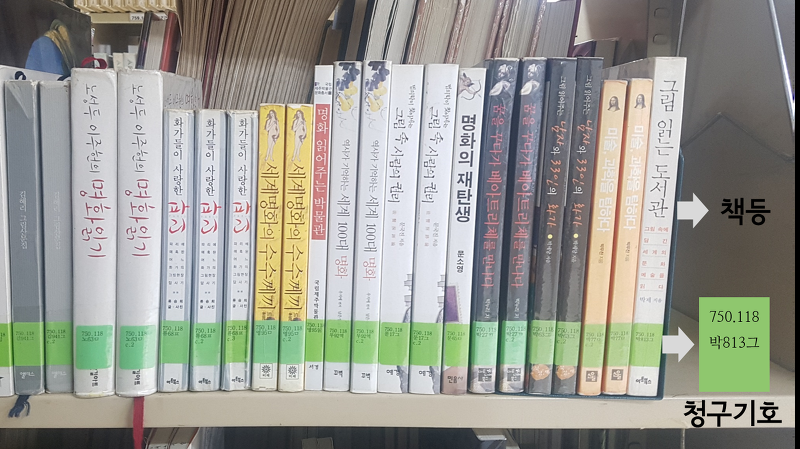
#> input picture opencv/images/books1.png, 800 x 449 px, found by its file name
$ python namecard.py
#> lines starting #> are read from the running program, lines starting #| are printed output that depends on the picture; after the words box and inside, x2 and y2 are one past the last pixel; in counts of white or black regions, pixels touching at a corner belong together
import sys
import cv2


src = cv2.imread('opencv/images/books1.png')
#> src is the input picture: shape (449, 800, 3); mean B, G, R 145.6, 154.2, 153.1

if src is None:
    print('image load failed')
    sys.exit()

# src = cv2.resize(src, (640, 480))
src = cv2.resize(src, (0, 0), fx=2, fy=2)
#> src: shape (898, 1600, 3)

src_gray = cv2.cvtColor(src, cv2.COLOR_BGR2GRAY)
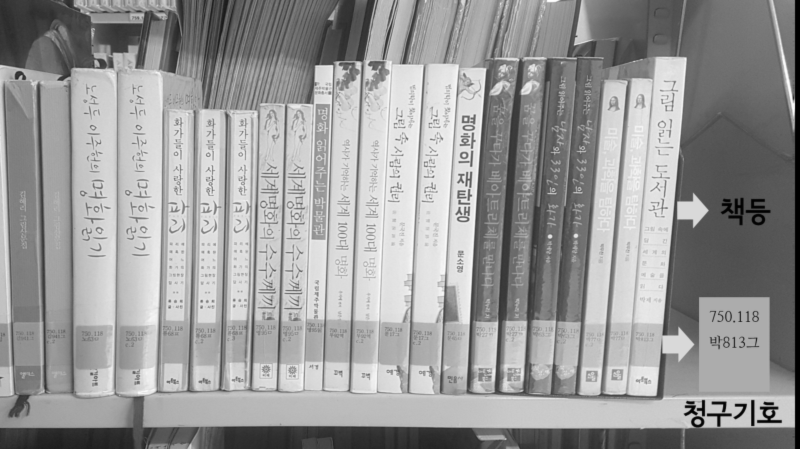
#> src_gray: shape (898, 1600) (shown at 1/2 size); min 0, max 255, mean 152.8

# 이렇게 쓰면 안됨, 2개의 값을 return 하기 때문에 범위를 지정
# src_bin = cv2.threshold(src_gray, 130, 255, cv2.THRESH_BINARY)

# _, src_bin = cv2.threshold(src_gray, 147, 255, cv2.THRESH_BINARY)

# OTSU 방법으로 자동으로 threshold값을 결정하는 알고리즘, 대표값 0으로 지정
th, src_bin = cv2.threshold(src_gray, 0, 255,
                            cv2.THRESH_BINARY | cv2.THRESH_OTSU)
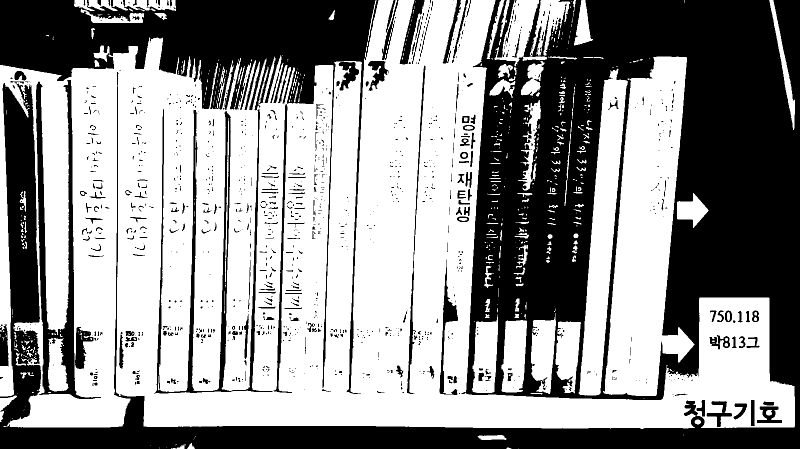
#> src_bin: shape (898, 1600) (shown at 1/2 size); 57.6% white; 1119 black regions (839 under 20 px), largest, box (x1, y1, x2, y2) and area: (0, 0, 1600, 898) 433462, (0, 0, 757, 788) 106772, (72, 160, 202, 798) 15398
#> th = 145
print(th)
#| 145.0
cv2.imshow('src', src)
cv2.imshow('src_gray', src_gray)
cv2.imshow('src_bin', src_bin)

cv2.waitKey()
cv2.destroyAllWindows()

$ run again, with opencv/images/coins.png copied over opencv/images/books1.png
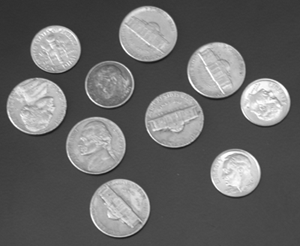
#> input picture opencv/images/coins.png, 300 x 246 px, found by its file name
#> src is the input picture: shape (246, 300, 3); min 23, max 255, mean 103
#> src: shape (492, 600, 3)
#> `th, src_bin = cv2.threshold(src_gray, 0, 255, cv2.THRESH_BINARY | cv2...`:
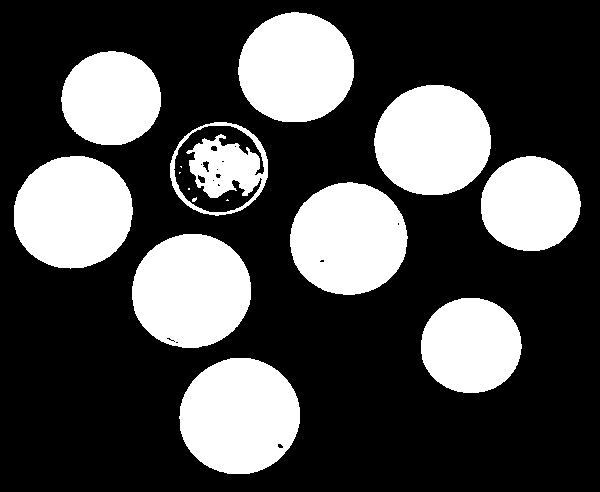
#> src_bin: shape (492, 600); 30.3% white; 15 white regions (5 under 20 px), largest, box (x1, y1, x2, y2) and area: (179, 358, 300, 474) 11004, (132, 234, 251, 348) 10700, (14, 156, 133, 269) 10583
#> th = 125
#| 125.0
